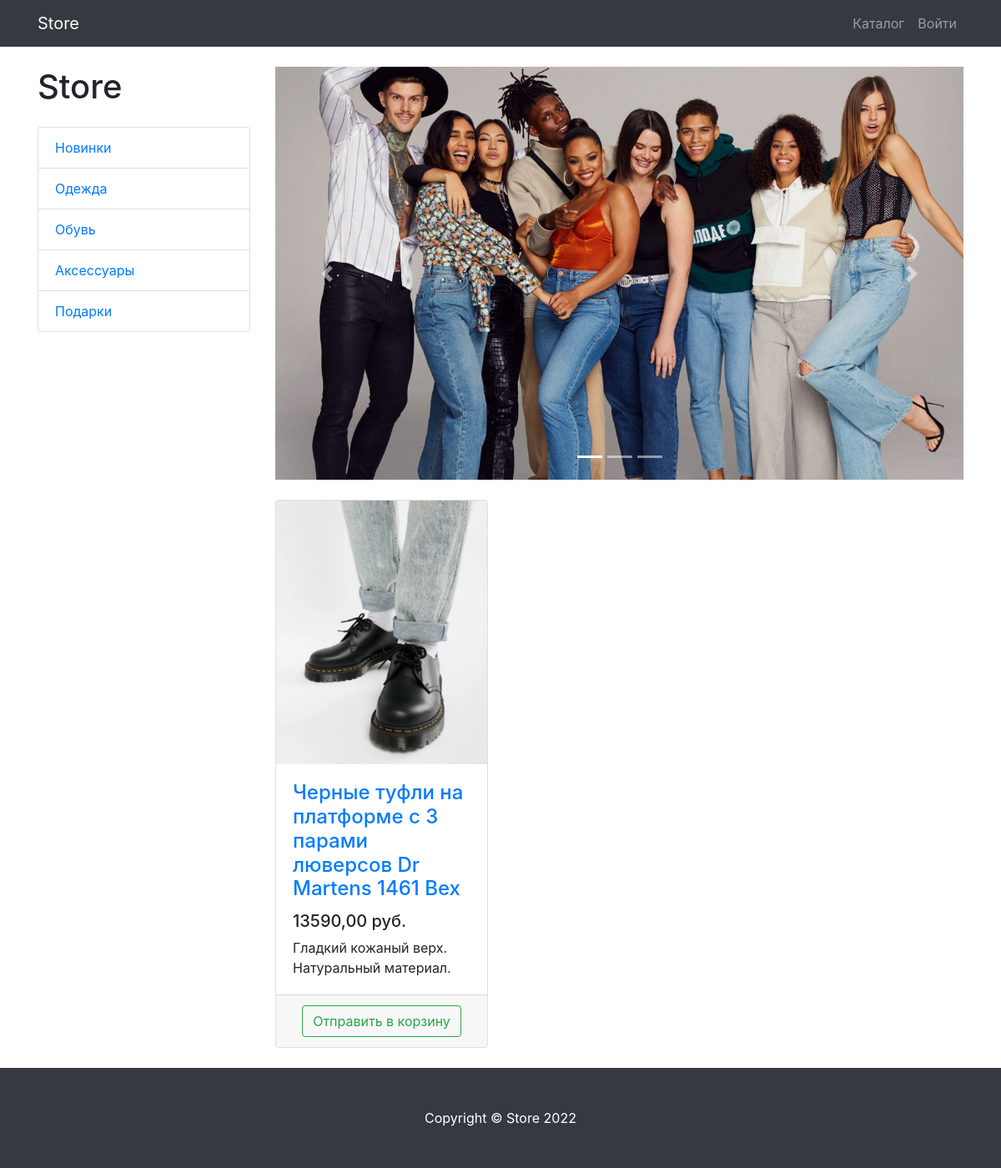
Screenshot of /products/category/3/ with the database file from the repository.
### products/models.py (models this page shows, shortened)
class Category(models.Model):
    name = models.CharField(max_length=64, verbose_name='Название')
    description = models.TextField(blank=True, verbose_name='Описание')
    class Meta:
        verbose_name = 'категорию'
        verbose_name_plural = 'Категории'

class Product(models.Model):
    name = models.CharField(max_length=128, verbose_name='Название')
    price = models.DecimalField(max_digits=8, decimal_places=2, verbose_name='Цена')
    description = models.TextField(verbose_name='Описание')
    image = models.FileField(verbose_name='Изображение')
    category = models.ForeignKey(Category, on_delete=models.CASCADE, verbose_name='Категория')
    quantity = models.PositiveIntegerField(verbose_name='Колличество товаров', default=0)
    class Meta:
        verbose_name = 'Товар'
        verbose_name_plural = 'Товары'

### products/views.py (the view)
# urls.py: path('', ProductsListView.as_view(), name='products'),
class ProductsListView(ListView):
    model = Product
    template_name = 'products/products.html'
    context_object_name = 'products'
    paginate_by = 3
    def get_queryset(self):
        if self.kwargs.get('category_pk'):
            return Product.objects.filter(category_id=self.kwargs.get('category_pk'))
        return super().get_queryset()
    def get_context_data(self, *, object_list=None, **kwargs):
        context = super().get_context_data(**kwargs)
        context['categories'] = Category.objects.all()
        return context

### users/context_processors.py (called while the page is built)
def hello_nigga(request):
    return {'hello': 'hello_nigga'}

### products/templates/products/products.html (shortened to what this page needs)
{% extends 'products/base.html' %}
{% load static %}
{% block css %}
    <link href="{% static 'vendor/css/products.css' %}" rel="stylesheet">
{% endblock %}
{% block content %}
<div class="container">
    <div class="row">
        <div class="col-lg-3">
            <h1 class="my-4">Store</h1>
            <div class="list-group">
                {% for i in categories %}
                <a href="{% url 'products:products' i.pk %}" class="list-group-item">{{ i.name }}</a>
                {% endfor %}
            </div>
        </div>
        <div class="col-lg-9">
            <div id="carouselExampleIndicators" class="carousel slide my-4" data-ride="carousel">
                <ol class="carousel-indicators">
                    <li data-target="#carouselExampleIndicators" data-slide-to="0" class="active"></li>
                    <li data-target="#carouselExampleIndicators" data-slide-to="1"></li>
                    <li data-target="#carouselExampleIndicators" data-slide-to="2"></li>
                </ol>
                <div class="carousel-inner" role="listbox">
                    <div class="carousel-item active">
                        <img class="d-block img-fluid" src="{% static 'vendor/img/slides/slide-1.jpg' %}" alt="First slide">
                    </div>
                </div>
                <a class="carousel-control-prev" href="#carouselExampleIndicators" role="button" data-slide="prev">
                    <span class="carousel-control-prev-icon" aria-hidden="true"></span>
                </a>
                <a class="carousel-control-next" href="#carouselExampleIndicators" role="button" data-slide="next">
                    <span class="carousel-control-next-icon" aria-hidden="true"></span>
                </a>
            </div>
            <div class="row">
                {% for i in products %}
                <div class="col-lg-4 col-md-6 mb-4">
                    <div class="card h-100">
                        <a href="#">
                            <img class="card-img-top"
                                 src="{{ i.image.url }}"
                                 alt="">
                        </a>
                        <div class="card-body">
                            <h4 class="card-title">
                                <a href="#">{{ i.name }}</a>
                            </h4>
                            <h5> {{ i.price }} руб.</h5>
                            <p class="card-text">{{ i.description }}</p>
                        </div>
                        <div class="card-footer text-center">
                            <a class='btn btn-outline-success' href="{% url 'products:add_basket' i.pk %}">Отправить в корзину</a>
                        </div>
                    </div>
                </div>
                {% endfor %}
            </div>
        </div>
    </div>
</div>
{% endblock %}
{% block footer %}
<footer class="py-5 bg-dark">
    <div class="container">
        <p class="m-0 text-center text-white">Copyright &copy; Store 2022</p>
    </div>
</footer>
{% endblock %}

### rows the page displays
Category: name "Новинки"
Category: name "Одежда"
Category: name "Обувь"
Category: name "Аксессуары"
Category: name "Подарки"
Product: image (picture), name "Черные туфли на платформе с 3 парами люверсов Dr Martens 1461 Bex", price "13590,00", description "Гладкий кожаный верх. Натуральный материал."
